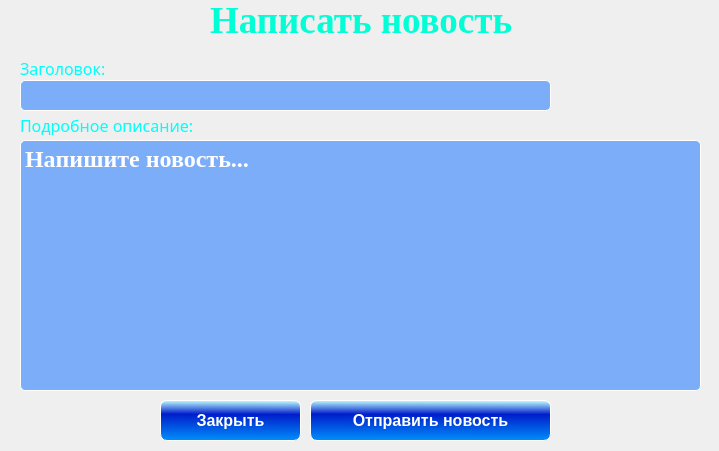
<?xml version="1.0" encoding="UTF-8"?>
<ui version="4.0">
 <class>NewsWnd</class>
 <widget class="QWidget" name="NewsWnd">
  <property name="geometry">
   <rect>
    <x>0</x>
    <y>0</y>
    <width>719</width>
    <height>451</height>
   </rect>
  </property>
  <property name="minimumSize">
   <size>
    <width>718</width>
    <height>451</height>
   </size>
  </property>
  <property name="maximumSize">
   <size>
    <width>719</width>
    <height>451</height>
   </size>
  </property>
  <property name="windowTitle">
   <string>Написать новость</string>
  </property>
  <property name="windowIcon">
   <iconset>
    <normaloff>images/filenew_8842.ico</normaloff>images/filenew_8842.ico</iconset>
  </property>
  <widget class="QLabel" name="label">
   <property name="geometry">
    <rect>
     <x>-210</x>
     <y>-120</y>
     <width>941</width>
     <height>671</height>
    </rect>
   </property>
   <property name="text">
    <string/>
   </property>
   <property name="pixmap">
    <pixmap>images/fon.jpg</pixmap>
   </property>
   <property name="alignment">
    <set>Qt::AlignLeading|Qt::AlignLeft|Qt::AlignTop</set>
   </property>
  </widget>
  <widget class="QLabel" name="label_2">
   <property name="geometry">
    <rect>
     <x>290</x>
     <y>190</y>
     <width>121</width>
     <height>121</height>
    </rect>
   </property>
   <property name="text">
    <string/>
   </property>
   <property name="pixmap">
    <pixmap>images/news.ico</pixmap>
   </property>
   <property name="alignment">
    <set>Qt::AlignLeading|Qt::AlignLeft|Qt::AlignTop</set>
   </property>
  </widget>
  <widget class="QLabel" name="label_3">
   <property name="geometry">
    <rect>
     <x>210</x>
     <y>0</y>
     <width>311</width>
     <height>41</height>
    </rect>
   </property>
   <property name="font">
    <font>
     <family>Times New Roman</family>
     <pointsize>28</pointsize>
     <weight>75</weight>
     <bold>true</bold>
    </font>
   </property>
   <property name="text">
    <string>&lt;html&gt;&lt;head/&gt;&lt;body&gt;&lt;p&gt;&lt;span style=&quot; color:#00ffd5;&quot;&gt;Написать новость&lt;/span&gt;&lt;/p&gt;&lt;/body&gt;&lt;/html&gt;</string>
   </property>
   <property name="alignment">
    <set>Qt::AlignLeading|Qt::AlignLeft|Qt::AlignTop</set>
   </property>
  </widget>
  <widget class="QPushButton" name="pbClose">
   <property name="geometry">
    <rect>
     <x>160</x>
     <y>400</y>
     <width>141</width>
     <height>41</height>
    </rect>
   </property>
   <property name="font">
    <font>
     <family>Arial</family>
     <pointsize>12</pointsize>
     <weight>75</weight>
     <bold>true</bold>
    </font>
   </property>
   <property name="styleSheet">
    <string notr="true">QPushButton {
	background-color:qlineargradient(spread:reflect, x1:0.515, y1:1, x2:0.528, y2:0, stop:0 rgba(0, 143, 250, 255), stop:0.655502 rgba(0, 29, 203, 255), stop:1 rgba(190, 255, 255, 255));
	color:rgb(255, 255, 255);
	border-width: 1px;
     border-style: solid;
     border-radius: 7px;
	min-width: 80px;
}

QPushButton:hover {
    background-color:qlineargradient(spread:reflect, x1:0.515, y1:1, x2:0.528, y2:0, stop:0 rgba(0, 143, 250, 255), stop:0.655502 rgba(82, 100, 203, 255), stop:1 rgba(190, 255, 255, 255));
}

QPushButton:pressed {
    background-color:qlineargradient(spread:reflect, x1:0.515, y1:1, x2:0.528, y2:0, stop:0 rgba(0, 143, 250, 255), stop:0.596154 rgba(85, 250, 255, 255), stop:1 rgba(190, 255, 255, 255));
}</string>
   </property>
   <property name="text">
    <string>Закрыть</string>
   </property>
   <property name="icon">
    <iconset>
     <normaloff>images/exit.png</normaloff>images/exit.png</iconset>
   </property>
   <property name="iconSize">
    <size>
     <width>24</width>
     <height>24</height>
    </size>
   </property>
  </widget>
  <widget class="QTextEdit" name="teNews">
   <property name="geometry">
    <rect>
     <x>20</x>
     <y>140</y>
     <width>681</width>
     <height>251</height>
    </rect>
   </property>
   <property name="font">
    <font>
     <family>Times New Roman</family>
     <pointsize>14</pointsize>
     <weight>75</weight>
     <bold>true</bold>
    </font>
   </property>
   <property name="styleSheet">
    <string notr="true">QTextEdit {
	background-color: rgba(23, 115, 255, 137);
	color:rgb(255, 255, 255);
	border-width: 1px;
	border-color: rgb(255, 255, 255);
     border-style: solid;
     border-radius: 5px;
}</string>
   </property>
   <property name="html">
    <string>&lt;!DOCTYPE HTML PUBLIC &quot;-//W3C//DTD HTML 4.0//EN&quot; &quot;http://www.w3.org/TR/REC-html40/strict.dtd&quot;&gt;
&lt;html&gt;&lt;head&gt;&lt;meta name=&quot;qrichtext&quot; content=&quot;1&quot; /&gt;&lt;style type=&quot;text/css&quot;&gt;
p, li { white-space: pre-wrap; }
&lt;/style&gt;&lt;/head&gt;&lt;body style=&quot; font-family:'Times New Roman'; font-size:14pt; font-weight:600; font-style:normal;&quot;&gt;
&lt;p style=&quot; margin-top:0px; margin-bottom:0px; margin-left:0px; margin-right:0px; -qt-block-indent:0; text-indent:0px;&quot;&gt;&lt;span style=&quot; font-size:18pt;&quot;&gt;Haпишите новость...&lt;/span&gt;&lt;/p&gt;&lt;/body&gt;&lt;/html&gt;</string>
   </property>
  </widget>
  <widget class="QPushButton" name="pbSendNews">
   <property name="geometry">
    <rect>
     <x>310</x>
     <y>400</y>
     <width>241</width>
     <height>41</height>
    </rect>
   </property>
   <property name="font">
    <font>
     <family>Arial</family>
     <pointsize>12</pointsize>
     <weight>75</weight>
     <bold>true</bold>
    </font>
   </property>
   <property name="styleSheet">
    <string notr="true">QPushButton {
	background-color:qlineargradient(spread:reflect, x1:0.515, y1:1, x2:0.528, y2:0, stop:0 rgba(0, 143, 250, 255), stop:0.655502 rgba(0, 29, 203, 255), stop:1 rgba(190, 255, 255, 255));
	color:rgb(255, 255, 255);
	border-width: 1px;
     border-style: solid;
     border-radius: 7px;
	min-width: 80px;
}

QPushButton:hover {
    background-color:qlineargradient(spread:reflect, x1:0.515, y1:1, x2:0.528, y2:0, stop:0 rgba(0, 143, 250, 255), stop:0.655502 rgba(82, 100, 203, 255), stop:1 rgba(190, 255, 255, 255));
}

QPushButton:pressed {
    background-color:qlineargradient(spread:reflect, x1:0.515, y1:1, x2:0.528, y2:0, stop:0 rgba(0, 143, 250, 255), stop:0.596154 rgba(85, 250, 255, 255), stop:1 rgba(190, 255, 255, 255));
}</string>
   </property>
   <property name="text">
    <string>Отправить новость</string>
   </property>
   <property name="icon">
    <iconset>
     <normaloff>images/cloud.png</normaloff>images/cloud.png</iconset>
   </property>
   <property name="iconSize">
    <size>
     <width>24</width>
     <height>24</height>
    </size>
   </property>
  </widget>
  <widget class="QLabel" name="label_21">
   <property name="geometry">
    <rect>
     <x>20</x>
     <y>57</y>
     <width>171</width>
     <height>21</height>
    </rect>
   </property>
   <property name="font">
    <font>
     <family>Arial Black</family>
     <pointsize>12</pointsize>
    </font>
   </property>
   <property name="text">
    <string>&lt;html&gt;&lt;head/&gt;&lt;body&gt;&lt;p&gt;&lt;span style=&quot; color:#00fffa;&quot;&gt;Заголовок:&lt;/span&gt;&lt;/p&gt;&lt;/body&gt;&lt;/html&gt;</string>
   </property>
  </widget>
  <widget class="QLineEdit" name="leTitle">
   <property name="geometry">
    <rect>
     <x>20</x>
     <y>80</y>
     <width>531</width>
     <height>31</height>
    </rect>
   </property>
   <property name="font">
    <font>
     <family>Times New Roman</family>
     <pointsize>17</pointsize>
     <weight>75</weight>
     <bold>true</bold>
    </font>
   </property>
   <property name="styleSheet">
    <string notr="true">QLineEdit {
	background-color: rgba(23, 115, 255, 137);
	color:rgb(255, 255, 255);
	border-width: 1px;
	border-color: rgb(255, 255, 255);
     border-style: solid;
     border-radius: 5px;
}</string>
   </property>
   <property name="text">
    <string/>
   </property>
  </widget>
  <widget class="QLabel" name="label_22">
   <property name="geometry">
    <rect>
     <x>20</x>
     <y>114</y>
     <width>211</width>
     <height>21</height>
    </rect>
   </property>
   <property name="font">
    <font>
     <family>Arial Black</family>
     <pointsize>12</pointsize>
    </font>
   </property>
   <property name="text">
    <string>&lt;html&gt;&lt;head/&gt;&lt;body&gt;&lt;p&gt;&lt;span style=&quot; color:#00fffa;&quot;&gt;Подробное описание:&lt;/span&gt;&lt;/p&gt;&lt;/body&gt;&lt;/html&gt;</string>
   </property>
  </widget>
 </widget>
 <resources/>
 <connections/>
</ui>
